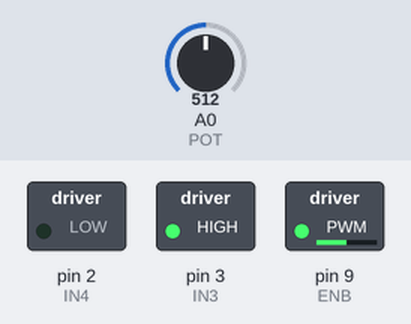
Bench run of a sketch on a simulated Arduino Uno, built with avr-gcc and run on an emulated ATmega328P. Shown: switched loads named in the sketch (green lamp = pin HIGH). The inputs (shaded band) are chosen by the test bench; at power-on: A0 (POT) = 512.

Above: at 1.2 s.
1.3 s: A0 (POT) set to 716
At 2.0 s:
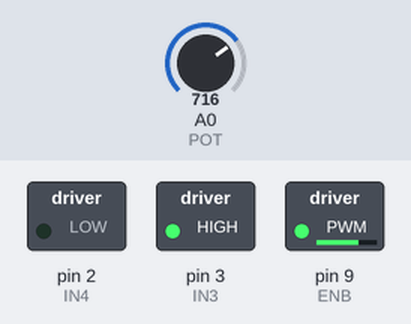
2.8 s: A0 (POT) set to 900
At 3.1 s:
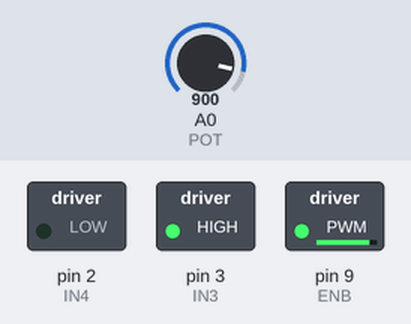
4.3 s: A0 (POT) set to 122
At 5.5 s:
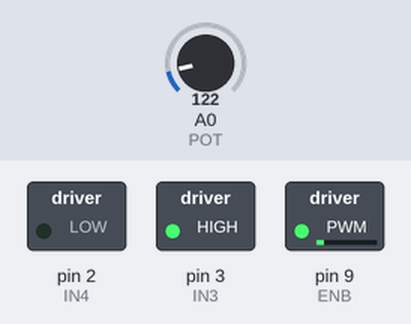
5.8 s: A0 (POT) set to 0
At 6.6 s:
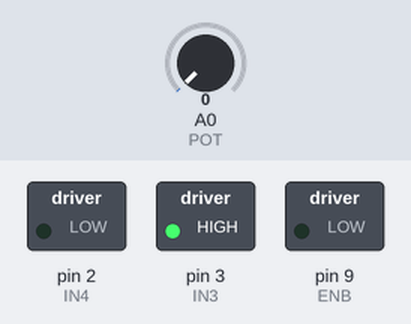
7.3 s: A0 (POT) set to 511
At 7.8 s:
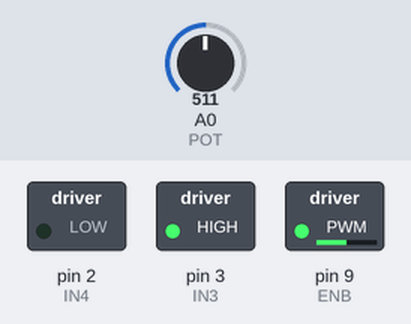
Timing chart, 0 to 9.8 s (numbered marks = the images above; inputs shaded):
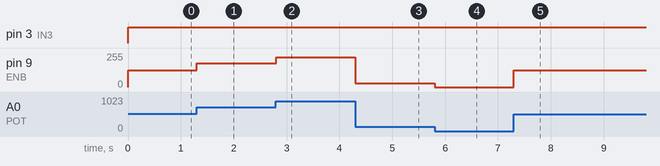

Measured:
- after the input at 1.3 s, pin 9 (ENB): 127/255 → 178/255 at once
- after the input at 2.8 s, pin 9 (ENB): 178/255 → 224/255 at once
- after the input at 4.3 s, pin 9 (ENB): 224/255 → 30/255 at once
- after the input at 5.8 s, pin 9 (ENB): 30/255 → 0/255 at once
- after the input at 7.3 s, pin 9 (ENB): 0/255 → 127/255 at once

The sketch:

DC_Motor.ino
```cpp
#define ENB 9
#define IN3 3
#define IN4 2
#define POT A0

void setup() {
  // put your setup code here, to run once:
  pinMode(ENB, OUTPUT);
  pinMode(IN3, OUTPUT);
  pinMode(IN4, OUTPUT);

}

void loop() {
  // put your main code here, to run repeatedly:
  digitalWrite(IN3, HIGH);
  digitalWrite(IN4, LOW);
  int adc = analogRead(POT);
  analogWrite(ENB, map(adc, 0, 1023, 0, 255));

}
```
